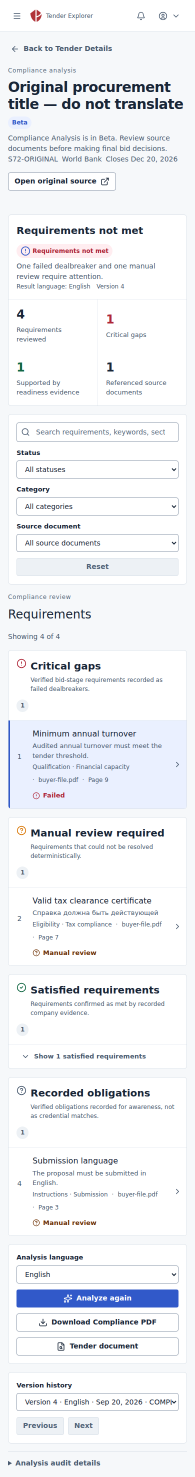
#> input picture docs/audits/s14_4/browser/compliance-en-390.png, 390 x 2953 px, given in place of ChatGPT Image Sep 17, 2026, 04_56_01 AM.png, which was not available (shown at 1/2 size)
$ python s14-4-visual-compare.py
#> lines starting #> are read from the running program, lines starting #| are printed output that depends on the picture; pictures that were not available may be replaced by others from this repository, and a replacement may not be noted
#!/usr/bin/env python3
"""Place the approved S14.4 mockup beside the real browser render for QA."""

from pathlib import Path

from PIL import Image, ImageDraw

ROOT = Path(__file__).resolve().parents[2]
SOURCE = Path(
    "/mnt/d/Downloads/redesign/compliance/ChatGPT Image Sep 17, 2026, 04_56_01 AM.png"
)
RENDER = ROOT / "docs/audits/s14_4/browser/compliance-en-1440.png"
OUTPUT = ROOT / "docs/audits/s14_4/design-comparison.png"


def main() -> None:
    source = Image.open(SOURCE).convert("RGB")
#> source is the input picture: PIL image 390x2953 RGB; mean R, G, B 239.8, 241.5, 245
    render = Image.open(RENDER).convert("RGB")
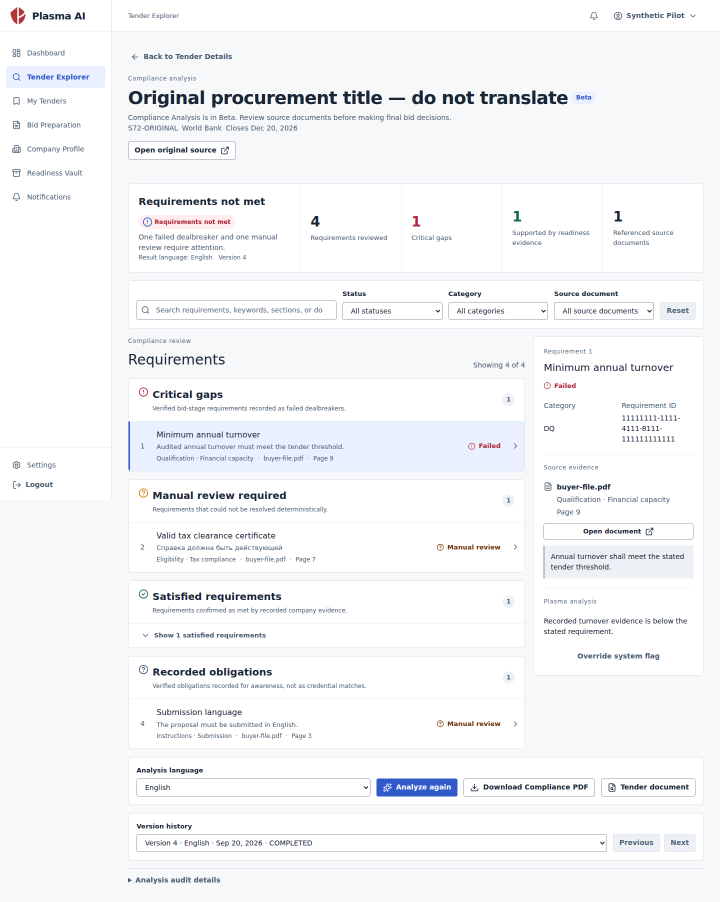
#> input picture docs/audits/s14_4/browser/compliance-en-1440.png, 1440 x 1803 px (shown at 1/2 size)
#> render is the input picture: PIL image 1440x1803 RGB; mean R, G, B 244.5, 245.9, 248
    render = render.resize(
        (source.width, round(render.height * source.width / render.width)),
        Image.Resampling.LANCZOS,
    )
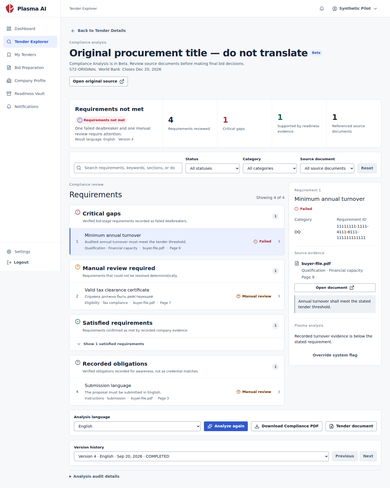
#> render: PIL image 390x488 RGB; mean R, G, B 244.2, 245.6, 247.7
    canvas = Image.new(
        "RGB", (source.width * 2, max(source.height, render.height) + 36), "white"
    )
#> canvas: PIL image 780x2989 RGB; every value is 255
    canvas.paste(source, (0, 36))
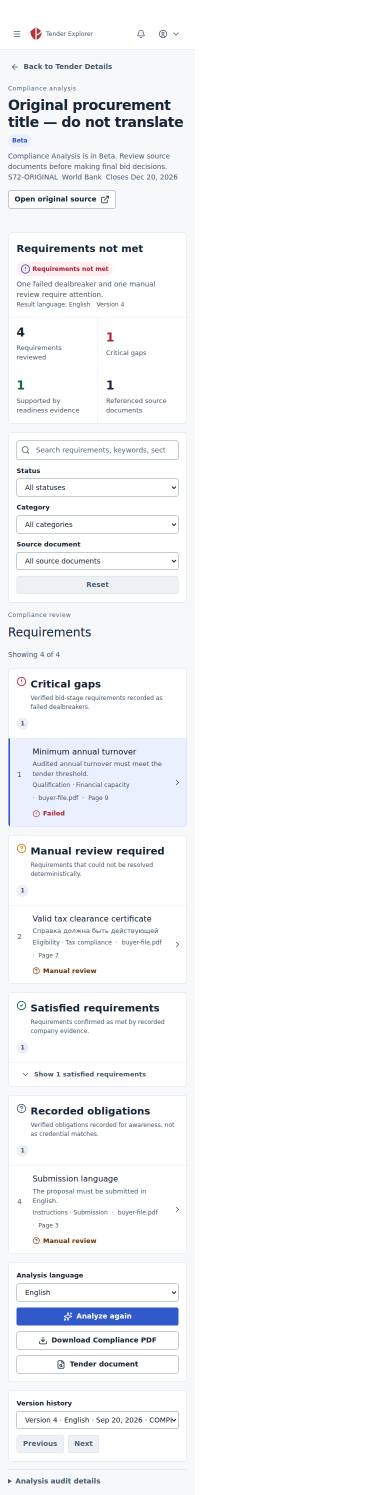
#> canvas: PIL image 780x2989 RGB (shown at 1/2 size); mean R, G, B 247.5, 248.4, 250
    canvas.paste(render, (source.width, 36))
    draw = ImageDraw.Draw(canvas)
    draw.text((12, 12), "APPROVED MOCKUP (illustrative data)", fill="#182638")
    draw.text(
        (source.width + 12, 12),
        "S14.4 REAL CHROMIUM RENDER (canonical fixture data)",
        fill="#182638",
    )
    OUTPUT.parent.mkdir(parents=True, exist_ok=True)
    canvas.save(OUTPUT)
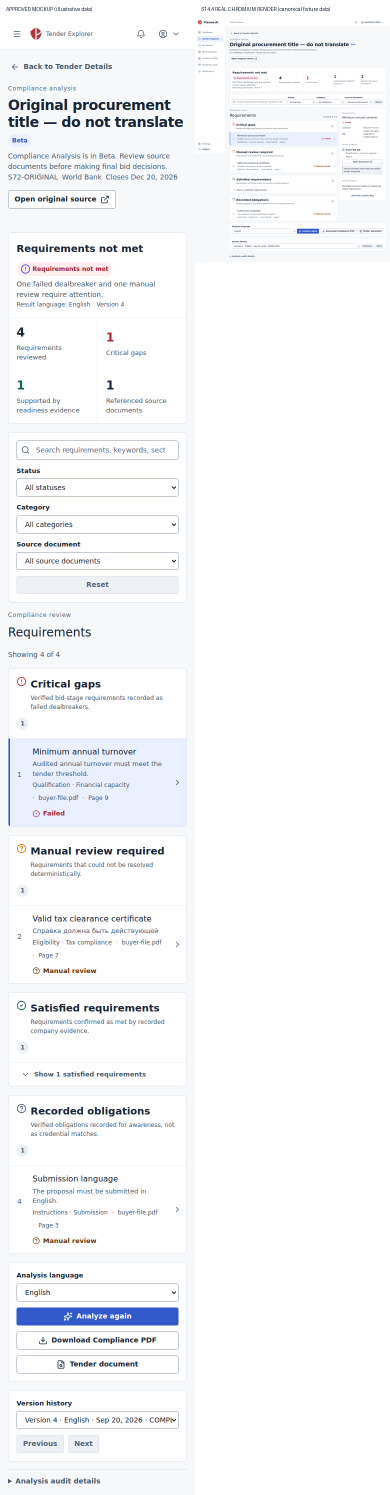
#> saved as design-comparison.png: PIL image 780x2989 RGB (shown at 1/2 size); mean R, G, B 246.5, 247.5, 249.4


if __name__ == "__main__":
    main()
